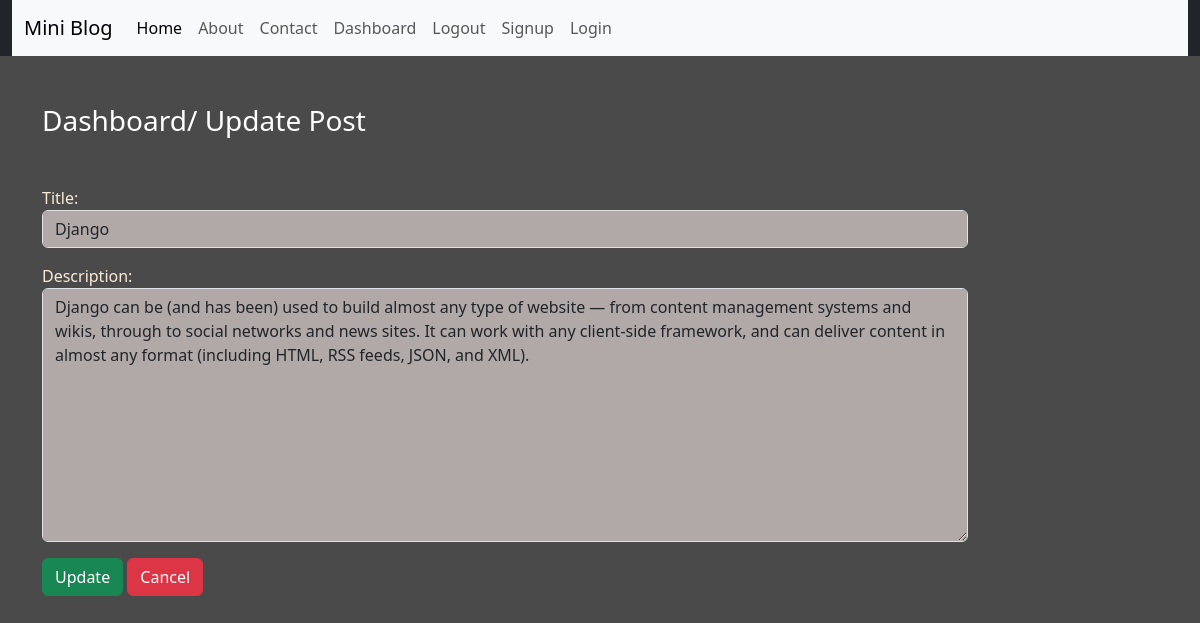
The app's page /updatepost/5/ (signed in) with its own data.
### blog/models.py (models this page shows, shortened)
class Post(models.Model):
    title = models.CharField(max_length=150)
    desc = models.TextField()
    user_post = models.ForeignKey(User, on_delete=models.CASCADE)

### blog/views.py (the view)
# urls.py: path("updatepost/<int:id>/", views.update_post, name='updatepost'),
def update_post(request, id):
    if request.user.is_authenticated:
        if request.method == "POST":
            pi= Post.objects.get(pk=id)
            form = PostForm(request.POST, instance=pi)
            if form.is_valid:
                form.save()
                return redirect('dashboard')
        else:
            pi= Post.objects.get(pk=id)
            form = PostForm(instance=pi)
        return render(request, 'blog/updatepost.html', {'form':form})
    else:
        return HttpResponseRedirect('/login/')

### blog/forms.py
class PostForm(forms.ModelForm):
    class Meta:
        model = Post
        exclude = ['user_post']
        labels = {'title':'Title', 'desc':'Description'}
        widgets = {'title':forms.TextInput(attrs={'class':'form-control'}),
                   'desc':forms.Textarea(attrs={'class':'form-control'}),}

### blog/templates/blog/updatepost.html (shortened to what this page needs)
{% extends "blog/base.html" %}
{% load static %}
{% block content %}
<div class='col-sm-10'>
    <h3 class='text-white my-5'>Dashboard/ Update Post</h3>
    <form action="" method='POST' novalidate>
        {{form.as_p}}
        <input type="submit" value="Update" class='btn btn-success'>
        <a href="{% url "dashboard" %}" class='btn btn-danger'>Cancel</a>
    </form>
</div>
{% endblock content %}

### blog/static/blog/css/style.css (style rules this page uses)
body { background-color: rgb(75, 74, 74); color: antiquewhite; }
.form-control { background-color: rgb(177, 168, 168); }

### records on screen
Post: title "Django", desc "Django can be (and has been) used to build almost any type of website — from content management systems and wikis, through to social networks and news sites. It can work with any client-side framework, and can deliver content in almost any format (including HTML, RSS feeds, JSON, and XML)."
